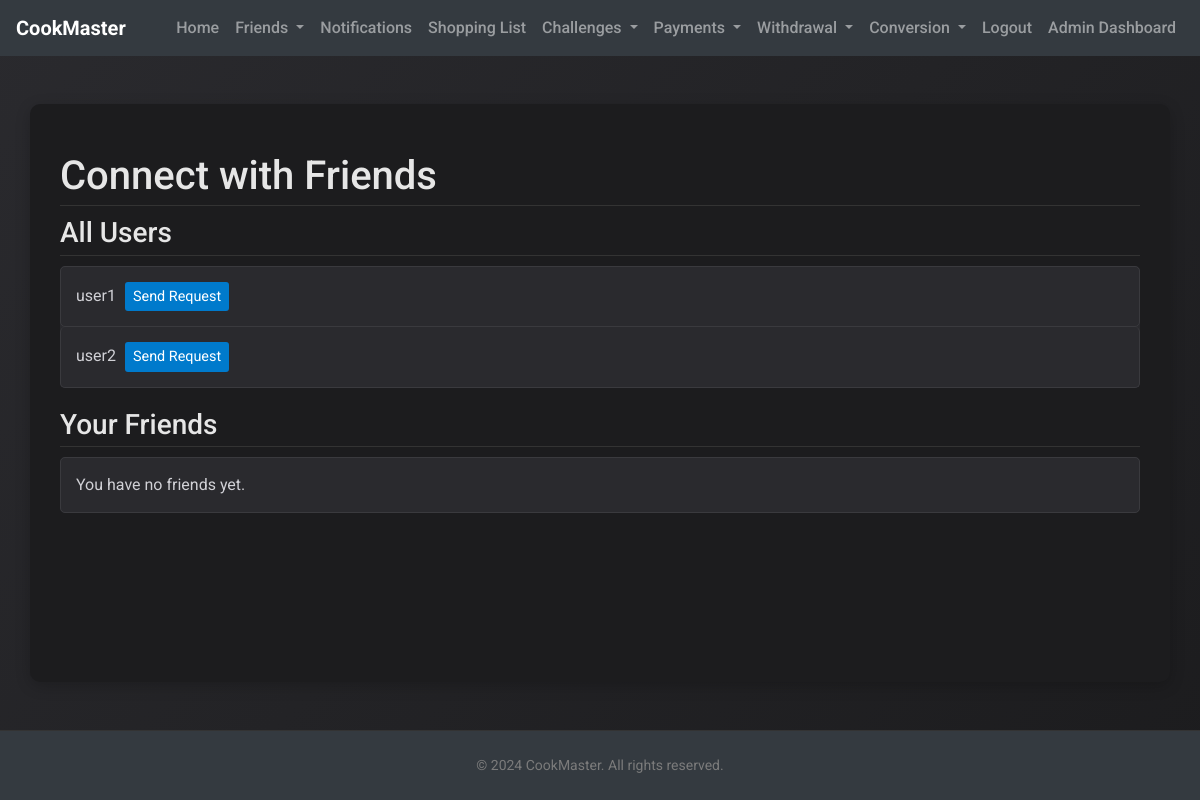
The app's page /connect_friends (signed in), older data.
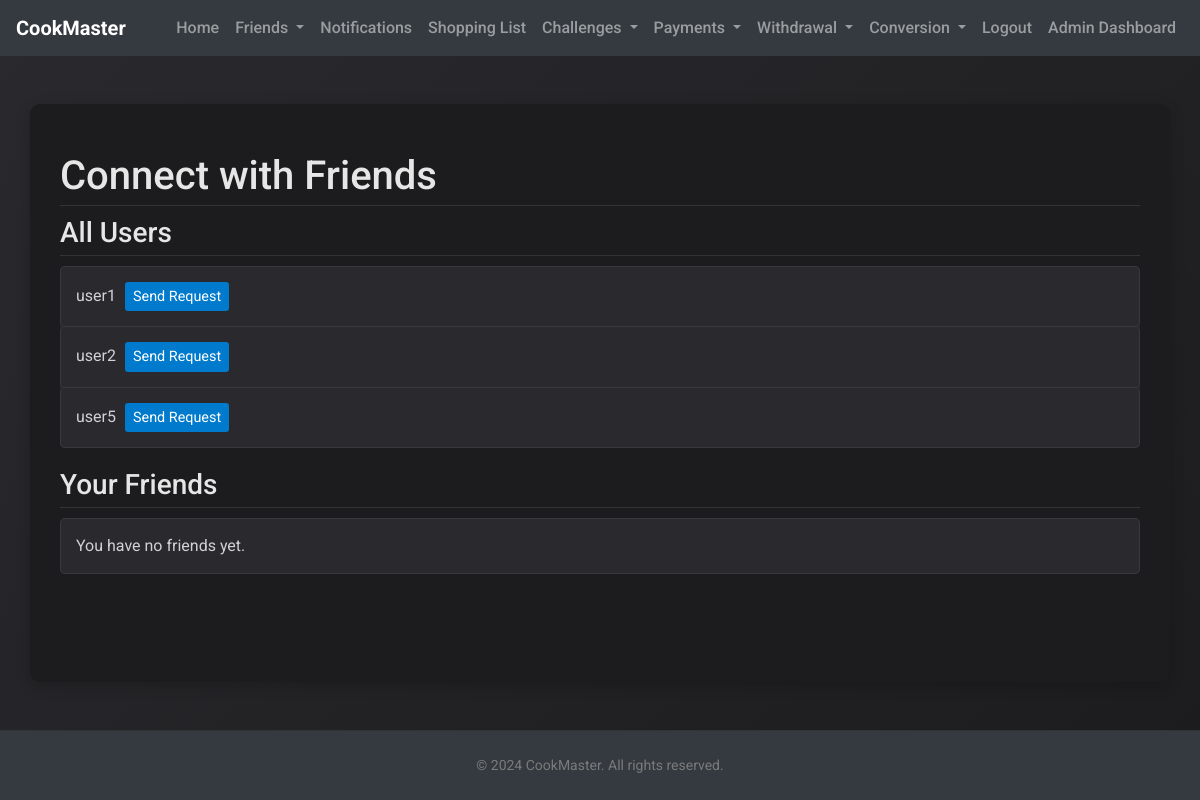
The same page, newer data.
### app/models.py (models this page shows)
class User(db.Model, UserMixin):
    id = db.Column(db.Integer, primary_key=True)
    username = db.Column(db.String(20), unique=True, nullable=False)
    email = db.Column(db.String(120), unique=True, nullable=False)
    password = db.Column(db.String(60), nullable=False)
    role = db.Column(db.String(10), nullable=False, default='user')
    date_created = db.Column(db.DateTime, default=datetime.now(timezone.utc))
    completed_recipes = db.Column(db.Integer, default=0)
    recipes_created = db.Column(db.Integer, default=0)
    recipes_shared = db.Column(db.Integer, default=0)
    friends_connected = db.Column(db.Integer, default=0)
    shopping_lists_created = db.Column(db.Integer, default=0)
    conversion_tool_uses = db.Column(db.Integer, default=0)
    last_login = db.Column(db.DateTime, default=lambda: datetime.now(timezone.utc))
    credits = db.Column(db.Integer, default=0)
    tools = db.relationship('Tool', backref='owner', lazy=True, cascade="all, delete-orphan")
    posts = db.relationship('Post', backref='author', lazy=True, cascade="all, delete-orphan")
    created_challenges = db.relationship('Challenge', backref='creator', lazy=True, overlaps="challenge_creator,created_challenges")
    participated_challenges = db.relationship('ChallengeParticipant', backref='user_participation', lazy=True, overlaps="participant,challenges_participated")
    achievements = db.relationship('Achievement', backref='user', lazy=True, cascade="all, delete-orphan")

### app/user_routes.py (the view)
@user.route('/connect_friends', methods=['GET', 'POST'])
@login_required
def connect_friends():
    pending_or_accepted = db.session.query(Friendship.friend_id).filter(
        (Friendship.user_id == current_user.id) & (Friendship.status.in_(['pending', 'accepted']))
    ).union(
        db.session.query(Friendship.user_id).filter(
            (Friendship.friend_id == current_user.id) & (Friendship.status.in_(['pending', 'accepted']))
        )
    ).subquery()
    blocked_users = db.session.query(Friendship.friend_id).filter(
        (Friendship.user_id == current_user.id) & (Friendship.is_blocked == True)
    ).union(
        db.session.query(Friendship.user_id).filter(
            (Friendship.friend_id == current_user.id) & (Friendship.is_blocked == True)
        )
    ).subquery()
    users = User.query.filter(
        User.id != current_user.id,
        User.role != 'admin',
        ~User.id.in_(pending_or_accepted),  # Exclude users with pending/accepted requests
        ~User.id.in_(blocked_users)        # Exclude blocked users
    ).all()
    friends = User.query.join(Friendship, ((Friendship.user_id == current_user.id) & (Friendship.friend_id == User.id)) |
                                          ((Friendship.friend_id == current_user.id) & (Friendship.user_id == User.id)))\
                        .filter(Friendship.status == 'accepted', Friendship.is_blocked == False).all()
    added_friend = request.args.get('added_friend')  # Get the friend added, if any
    return render_template('connect_friends.html', users=users, friends=friends, added_friend=added_friend)

### app/__init__.py (called while the page is built)
@login_manager.user_loader
def load_user(user_id):
    from app.models import User
    return User.query.get(int(user_id))

### app/templates/connect_friends.html (shortened to what this page needs)
{% extends "base.html" %}
{% block content %}
<h1>Connect with Friends</h1>
<h3>All Users</h3>
<ul class="list-group">
    {% for user in users %}
        <li class="list-group-item">
            {{ user.username }}
            {% if user.id != current_user.id and user.role != 'admin' %}
                {% set friend_request = user.friendships|selectattr('friend_id', 'equalto', current_user.id)|first %}
                {% if friend_request and friend_request.status == 'pending' %}
                    <span class="badge badge-secondary">Request Sent</span>
                {% elif not friend_request and not (user in friends) %}
                    <form action="{{ url_for('user.send_friend_request', friend_id=user.id) }}" method="POST" class="d-inline">
                        <button type="submit" class="btn btn-primary btn-sm">Send Request</button>
                    </form>
                {% elif user in friends %}
                    <span class="badge badge-success">Friend</span>
                {% endif %}
            {% endif %}
        </li>
    {% endfor %}
</ul>
<h3>Your Friends</h3>
<ul class="list-group">
    {% if friends %}
        {% for friend in friends %}
            <li class="list-group-item">{{ friend.username }}</li>
        {% endfor %}
    {% else %}
        <li class="list-group-item">You have no friends yet.</li>
    {% endif %}
</ul>
{% endblock %}

Row changes from the older to the newer data that the page shows:
added User: username "user5"
